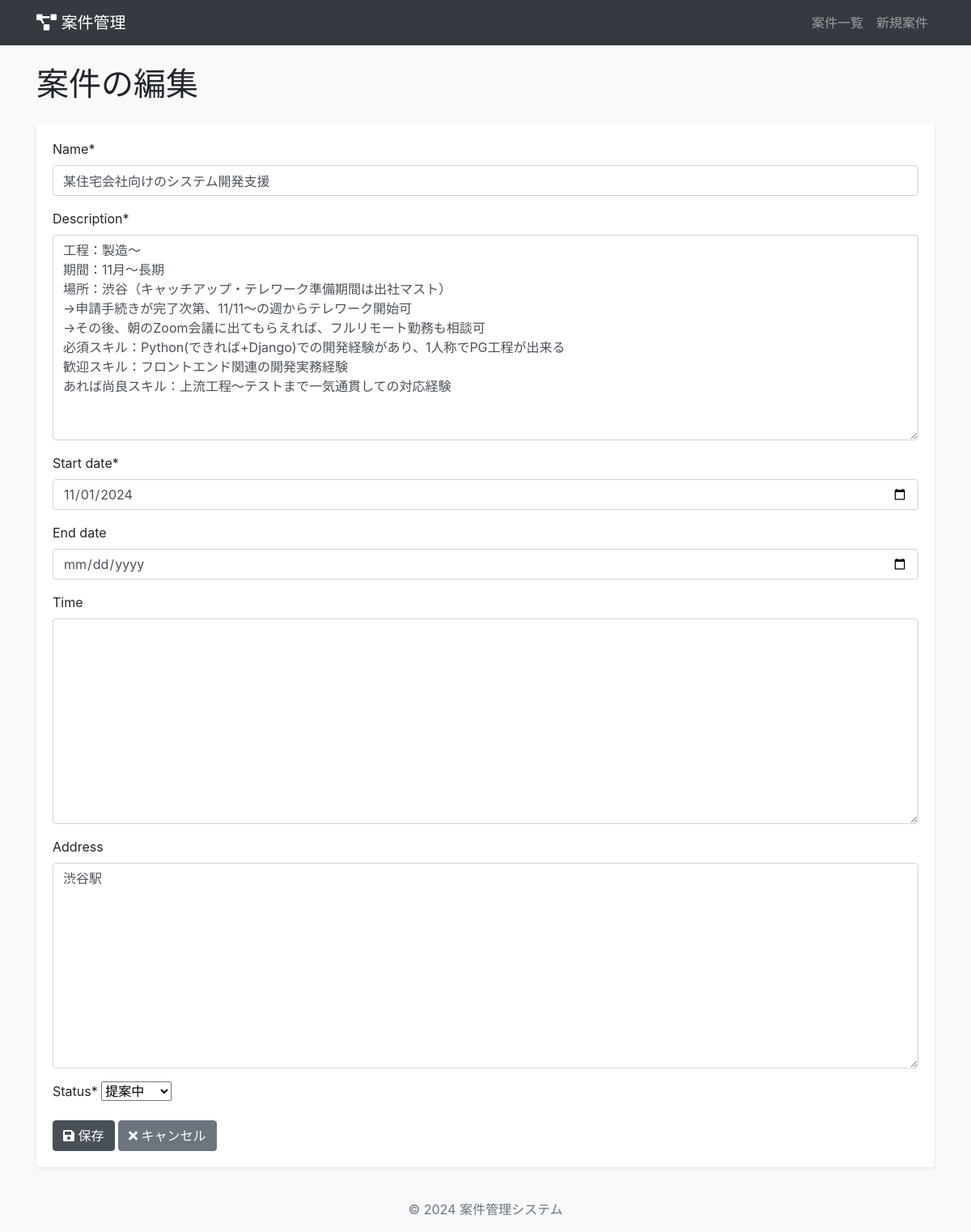
Page /1/edit/ on the committed database.
### projects/models.py (models this page shows, shortened)
class Project(models.Model):
    name = models.CharField(max_length=200)  # プロジェクト名
    description = models.TextField()  # プロジェクトの説明
    start_date = models.DateField()  # プロジェクト開始日
    end_date = models.DateField(null=True, blank=True)  # プロジェクト終了日（オプション）
    time = models.TextField(null=True, blank=True)  # 勤務時間（オプション）
    address = models.TextField(null=True, blank=True)  # 勤務場所
    status = models.CharField(max_length=20, choices=[  # プロジェクトの状態
        ('proposal', '提案中'),
        ('ongoing', '進行中'),
        ('waiting', '結果待ち'),
        ('confirmed', '確定'),
        ('failure', '失敗'),
    ], default='proposal')

### projects/views.py (the view)
# urls.py: path('<int:pk>/edit/', views.ProjectUpdateView.as_view(), name='project_update'),
class ProjectUpdateView(UpdateView):
    model = Project
    form_class = ProjectForm
    template_name = 'projects/project_form.html'
    success_url = reverse_lazy('project_list')

### projects/forms.py
class ProjectForm(forms.ModelForm):
    class Meta:
        model = Project
        fields = [
            'name',
            'description',
            'start_date',
            'end_date',
            'time',
            'address',
            'status'
            ]
        widgets = {
            'start_date': forms.DateInput(attrs={'type': 'date'}),
            'end_date': forms.DateInput(attrs={'type': 'date'}),
        }
    def __init__(self, *args, **kwargs):
        super().__init__(*args, **kwargs)
        if not self.instance.pk:  # 新規作成の場合
            self.fields['status'].initial = 'proposal'

### projects/templates/projects/project_form.html (shortened to what this page needs)
{% extends 'base.html' %}
{% load crispy_forms_tags %}
{% block content %}
  <h1 class="mb-4">{% if form.instance.pk %}案件の編集{% else %}新規案件の追加{% endif %}</h1>
  <div class="card">
    <div class="card-body">
      <form method="post">
        {{ form|crispy }}
        <button type="submit" class="btn btn-primary">
          <i class="fas fa-save"></i> 保存
        </button>
        <a href="{% url 'project_list' %}" class="btn btn-secondary">
          <i class="fas fa-times"></i> キャンセル
        </a>
      </form>
    </div>
  </div>
{% endblock %}

### templates/base.html (style rules this page uses)
body { display: flex; min-height: 100vh; flex-direction: column; background-color: #f8f9fa; }
.btn-primary { background-color: #495057; border-color: #495057; }
.card { border: none; box-shadow: 0 0.125rem 0.25rem rgba(0, 0, 0, 0.075); }

### rows in the picture
Project: name "某住宅会社向けのシステム開発支援", description "工程：製造～ 期間：11月～長期 場所：渋谷（キャッチアップ・テレワーク準備期間は出社マスト） →申請手続きが完了次第、11/11～の週からテレワーク開始可 →その後、朝のZoom会議に出てもらえれば、フルリモート勤務も相談可 必須スキル：Python(できれば+Django)での開発経験があり、1人称でPG工程が出来る 歓迎スキル：フロントエンド関連の開発実務経験 あれば尚良スキル：上流工程～テストまで一気通貫しての対応経験", start_date "11/01/2024", address "渋谷駅", status "提案中"
